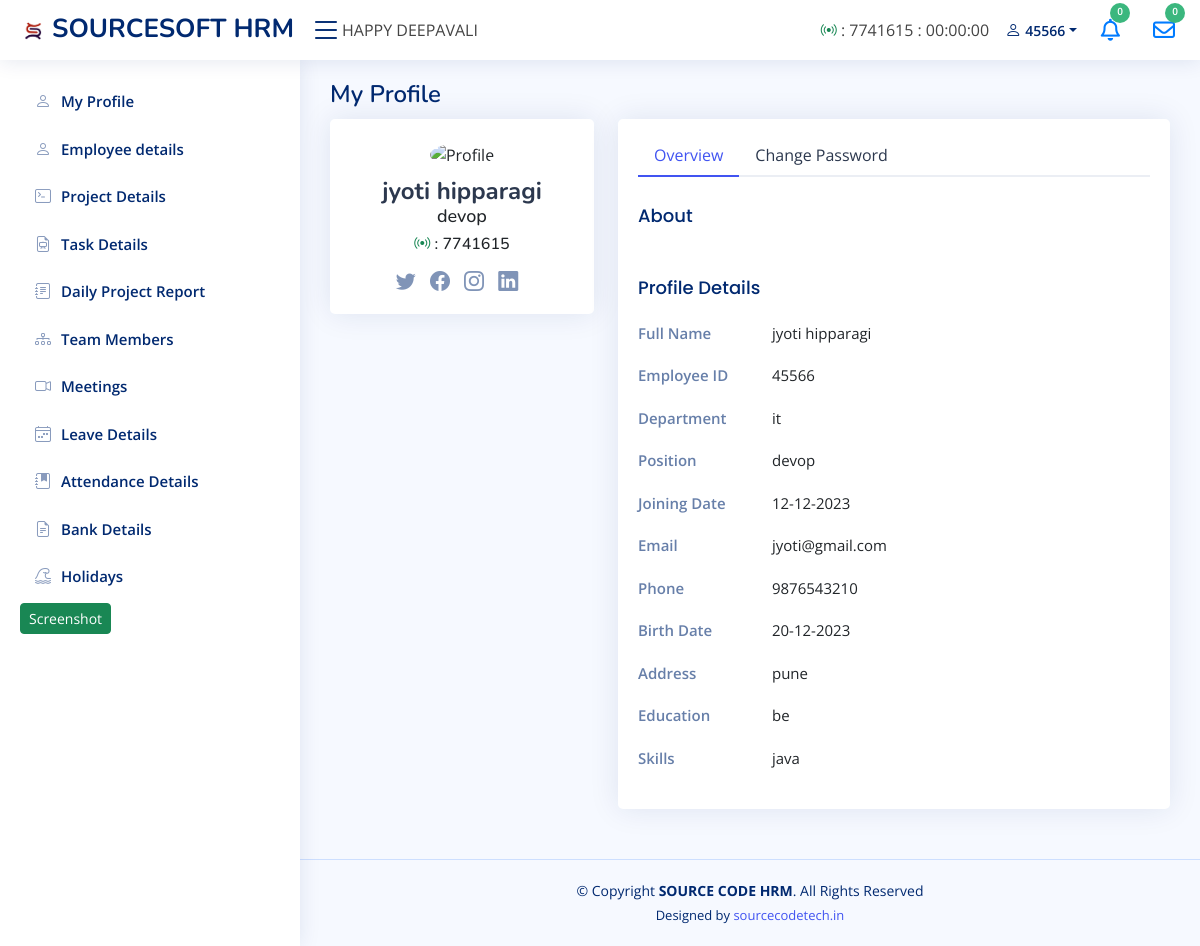
The app's page /sourcesoft/employee_dashboard/emp_profile (signed in) with its own data.
### tables this page shows
CREATE TABLE `notice` (
  `id` int(11) NOT NULL,
  `notice` varchar(500) NOT NULL
);

CREATE TABLE `emp_details` (
  `id` int(90) NOT NULL,
  `fname` varchar(100) NOT NULL,
  `empid` varchar(50) NOT NULL,
  `email` varchar(50) NOT NULL,
  `phno` varchar(12) NOT NULL,
  `username` varchar(50) NOT NULL,
  `pass` varchar(50) NOT NULL,
  `department` varchar(50) NOT NULL,
  `position` varchar(50) NOT NULL,
  `proname` varchar(200) NOT NULL,
  `sdate` varchar(40) NOT NULL,
  `edate` varchar(40) NOT NULL,
  `man` varchar(50) NOT NULL,
  `jdate` varchar(10) NOT NULL,
  `bdate` varchar(10) NOT NULL,
  `add` varchar(200) NOT NULL,
  `edu` varchar(40) NOT NULL,
  `about` text NOT NULL,
  `skills` varchar(50) NOT NULL,
  `status` varchar(255) NOT NULL,
  `last_act` datetime NOT NULL,
  `twitter` varchar(100) NOT NULL,
  `facebook` varchar(100) NOT NULL,
  `instagram` varchar(100) NOT NULL,
  `linkedin` varchar(100) NOT NULL,
  `profile_pic` varchar(300) NOT NULL,
  `adhar_card` varchar(300) NOT NULL,
  `pan_card` varchar(300) NOT NULL
);

### sourcesoft/employee_dashboard/emp_profile.php (the view, shortened to what this page needs)
<?php
include 'connection.php';
?>
<!DOCTYPE html>
<html lang="en">
<head>
    <link href="assets/vendor/bootstrap/css/bootstrap.min.css" rel="stylesheet">
    <link href="assets/vendor/bootstrap-icons/bootstrap-icons.css" rel="stylesheet">
    <link href="assets/vendor/boxicons/css/boxicons.min.css" rel="stylesheet">
    <link href="assets/vendor/quill/quill.snow.css" rel="stylesheet">
    <link href="assets/vendor/quill/quill.bubble.css" rel="stylesheet">
    <link href="assets/vendor/remixicon/remixicon.css" rel="stylesheet">
    <link href="assets/vendor/simple-datatables/style.css" rel="stylesheet">
    <link rel=”stylesheet” href=”https://cdn.jsdelivr.net/npm/bootstrap@4.6.1/dist/css/bootstrap.min.css”>
    <link href="assets/css/style.css" rel="stylesheet">
    <link rel="stylesheet" href="https://cdn.jsdelivr.net/npm/sweetalert2@11.0.18/dist/sweetalert2.min.css">
    <link rel="stylesheet" href="https://cdnjs.cloudflare.com/ajax/libs/font-awesome/6.4.2/css/all.min.css"
 />
</head>
<body>
    <?php include "include/header.php"; ?>
    <?php include "include/sidebar.php"; ?>
    <main id="main" class="main">
        <div class="pagetitle">
            <h1>My Profile</h1>
        </div>
        <section class="section profile">
            <div class="row">
                <div class="col-xl-4">
                    <?php
          $emp_fname = $show_data['fname'];
          $emp_position = $show_data['position'];
          ?>
                    <div class="card">
                        <div class="card-body profile-card pt-4 d-flex flex-column align-items-center">
                         <img src="./../admin_dashboard/assets/profile/<?php echo $show_data['profile_pic']; ?>" alt="Profile" class="rounded-circle">
                            <h2><?php echo "$emp_fname"; ?></h2>
                            <h3><?php echo "$emp_position"; ?></h3>
                            <?php $id = $_SESSION['session_id']; ?>
                            <h6><b><i class="bi bi-broadcast text-success"></i></b> : <?php echo "$id" ?></h6>
                            <div class="social-links mt-2">
                                <a href="<?php echo $show_data['twitter']; ?>" class="twitter"><i
                                        class="bi bi-twitter"></i></a>
                                <a href="<?php echo $show_data['facebook']; ?>" class="facebook"><i
                                        class="bi bi-facebook"></i></a>
                                <a href="<?php echo $show_data['instagram']; ?>" class="instagram"><i
                                        class="bi bi-instagram"></i></a>
                                <a href="<?php echo $show_data['linkedin']; ?>" class="linkedin"><i
                                        class="bi bi-linkedin"></i></a>
                            </div>
                        </div>
                    </div>
                </div>
                <div class="col-xl-8">
                    <div class="card">
                        <div class="card-body pt-3">
                            <ul class="nav nav-tabs nav-tabs-bordered">
                                <li class="nav-item">
                                    <button class="nav-link active" data-bs-toggle="tab"
                                        data-bs-target="#profile-overview">Overview</button>
                                </li>
                                <li class="nav-item">
                                    <button class="nav-link" data-bs-toggle="tab"
                                        data-bs-target="#profile-change-password">Change Password</button>
                                </li>
                            </ul>
                            <div class="tab-content pt-2">
                                <div class="tab-pane fade show active profile-overview" id="profile-overview">
                                    <h5 class="card-title">About</h5>
                                    <h5 class="card-title">Profile Details</h5>
                                    <div class="row">
                                        <div class="col-lg-3 col-md-4 label ">Full Name</div>
                                        <div class="col-lg-9 col-md-8"><?php echo $show_data['fname']; ?></div>
                                    </div>
                                    <div class="row">
                                        <div class="col-lg-3 col-md-4 label">Employee ID</div>
                                        <div class="col-lg-9 col-md-8"><?php echo $show_data['empid']; ?></div>
                                    </div>
                                    <div class="row">
                                        <div class="col-lg-3 col-md-4 label">Department</div>
                                        <div class="col-lg-9 col-md-8"><?php echo $show_data['department']; ?></div>
                                    </div>
                                    <div class="row">
                                        <div class="col-lg-3 col-md-4 label">Position</div>
                                        <div class="col-lg-9 col-md-8"><?php echo $show_data['position']; ?></div>
                                    </div>
                                    <div class="row">
                                        <div class="col-lg-3 col-md-4 label">Joining Date</div>
                                        <div class="col-lg-9 col-md-8">
                                            <?php echo date('d-m-Y', strtotime($show_data['jdate'])); ?></div>
                                    </div>
                                    <div class="row">
                                        <div class="col-lg-3 col-md-4 label">Email</div>
                                        <div class="col-lg-9 col-md-8"><?php echo $show_data['email']; ?></div>
                                    </div>
                                    <div class="row">
                                        <div class="col-lg-3 col-md-4 label">Phone</div>
                                        <div class="col-lg-9 col-md-8"><?php echo $show_data['phno']; ?></div>
                                    </div>
                                    <div class="row">
                                        <div class="col-lg-3 col-md-4 label">Birth Date</div>
                                        <div class="col-lg-9 col-md-8">
                                            <?php echo date('d-m-Y', strtotime($show_data['bdate'])); ?></div>
                                    </div>
                                    <div class="row">
                                        <div class="col-lg-3 col-md-4 label">Address</div>
                                        <div class="col-lg-9 col-md-8"><?php echo $show_data['add']; ?></div>
                                    </div>
                                    <div class="row">
                                        <div class="col-lg-3 col-md-4 label">Education</div>
                                        <div class="col-lg-9 col-md-8"><?php echo $show_data['edu']; ?></div>
                                    </div>
                                    <div class="row">
                                        <div class="col-lg-3 col-md-4 label">Skills</div>
                                        <div class="col-lg-9 col-md-8"><?php echo $show_data['skills']; ?></div>
                                    </div>
                                </div>
                            </div>
                        </div>
                    </div>
                </div>
            </div>
        </section>
    </main>
    <?php include "include/footer.php"; ?>
</body>

### sourcesoft/employee_dashboard/include/header.php (shortened to what this page needs)
<!DOCTYPE html>
<html lang="en">
<head>
    <link rel="stylesheet" href="https://cdnjs.cloudflare.com/ajax/libs/font-awesome/6.4.2/css/all.min.css"
 />
</head>
<?php
include('connection.php');
if (isset($_SESSION['start_time'])) {
    $currentTime = time();
    $startTime = $_SESSION['start_time'];
}
?>
<header id="header" class="header fixed-top d-flex align-items-center">
    <div class="d-flex align-items-center justify-content-between">
        <a href="emp_profile" class="logo d-flex align-items-center">
            <span class="d-none d-lg-block"><img src="assets\img\sourcesoft_logo.png" alt="SOURCESOFT">SOURCESOFT
                HRM</span>
        </a>
        <i class="bi bi-list toggle-sidebar-btn"></i>
    </div>
    <div>
        <marquee direction="left" behavior="scroll">
            <?php
   $query_result = mysqli_query($conn, "SELECT * FROM `notice`");
     while ($result = mysqli_fetch_array($query_result)) {
    ?>
            <?php echo $result['notice']; ?>&nbsp;&nbsp;&nbsp;&nbsp;&nbsp;&nbsp;
            <?php
    }
    ?>
        </marquee>
    </div>
    <nav class="header-nav ms-auto">
        <ul class="d-flex align-items-center">
            <?php $sessionDuration = $currentTime - $startTime;
            $formattedDuration = gmdate("H:i:s", $sessionDuration);
            ?>
            <?php $id = $_SESSION['session_id']; ?>
            <li>
                <div class="pt-3 pe-3">
                    <p>
                        <i class="bi bi-broadcast text-success"></i> : <?php echo "$id" ?> :
                        <?php echo "$formattedDuration" ?>
                    </p>
                </div>
            </li>
            <?php $user =  $_SESSION['auth_user'];
            $user_data = "SELECT * FROM emp_details WHERE username = '$user'";
            $result = mysqli_query($conn, $user_data);
            $show_data = mysqli_fetch_assoc($result);
            $empid = $show_data['empid'];
            ?>
            <li class="nav-item dropdown pe-3">
                <a class="nav-link nav-profile d-flex align-items-center pe-0" href="#" data-bs-toggle="dropdown">
                    <i class="bi bi-person"></i>
                    <span class="d-none d-md-block dropdown-toggle ps-1"><?php echo "$empid"; ?></span>
                </a>
            </li>
            <li class="nav-item">
    <a class="nav-link nav-icon" href="#" data-bs-toggle="dropdown">
        <div class="nav-item dropdown ms-2">
            <?php
            $id = $_SESSION['auth_user'];
            $orderSql = "SELECT * FROM assign_task WHERE status = 'To-Do' && emp_id = '$id' ";
            $orderQuery = mysqli_query($conn, $orderSql);
            $countOrder = mysqli_num_rows($orderQuery);
            ?>
            <span class="badge rounded-pill" style="height: 20px; width: 20px; font-size: 10px;">
                <?php echo $countOrder; ?></span>
            <?php if ($countOrder > 0) { ?>
                <a href='emp_task'> <i class="fa-solid fa-bell fa-shake fa-lg" style="color:#007bff;"></i></a>
            <?php } else { ?>
                <i class="fa-regular fa-bell" style="color:#007bff;"></i>
            <?php } ?>
        </div>
    </a>
</li>
<li class="nav-item">
    <a class="nav-link nav-icon" href="#" data-bs-toggle="dropdown">
        <div class="nav-item dropdown ms-2">
            <?php
            $orderSql = "SELECT * FROM project WHERE status = 'Not Started'";
            $orderQuery = mysqli_query($conn, $orderSql);
            $countOrder = mysqli_num_rows($orderQuery);
            ?>
            <span class="badge rounded-pill" style="height: 20px; width: 20px; font-size: 10px;">
                <?php echo $countOrder; ?></span>
            <?php if ($countOrder > 0) { ?>
                <a href='emp_project'> <i class="fa-solid fa-envelope fa-shake fa-lg" style="color: #007bff;"></i></a>
            <?php } else { ?>
                <i class="fa-regular fa-envelope" style="color: #007bff;"></i>
            <?php } ?>
        </div>
    </a>
</li>
        </ul>
    </nav>
</header>
</html>

### sourcesoft/employee_dashboard/assets/css/style.css (style rules this page uses)
:root { scroll-behavior: smooth; }
body { font-family: "Open Sans", sans-serif; background: #f6f9ff; color: #444444; }
a { color: #4154f1; text-decoration: none; }
h1, h2, h3, h4, h5, h6 { font-family: "Nunito", sans-serif; }
#main { margin-top: 60px; padding: 20px 30px; transition: all 0.3s; }
.pagetitle { margin-bottom: 10px; }
.pagetitle h1 { font-size: 24px; margin-bottom: 0; font-weight: 600; color: #012970; }
.card { margin-bottom: 30px; border: none; border-radius: 5px; box-shadow: 0px 0 30px rgba(1, 41, 112, 0.1); }
.card-title { padding: 20px 0 15px 0; font-size: 18px; font-weight: 500; color: #012970; font-family: "Poppins", sans-serif; }
.card-body { padding: 0 20px 20px 20px; }
.nav-tabs-bordered { border-bottom: 2px solid #ebeef4; }
.nav-tabs-bordered .nav-link { margin-bottom: -2px; border: none; color: #2c384e; }
.nav-tabs-bordered .nav-link.active { background-color: #fff; color: #4154f1; border-bottom: 2px solid #4154f1; }
.logo { line-height: 1; }
@media (min-width: 1200px) { .logo { width: 280px; } }
.logo img { max-height: 26px; margin-right: 6px; }
.logo span { font-size: 26px; font-weight: 700; color: #012970; font-family: "Nunito", sans-serif; }
.header { transition: all 0.5s; z-index: 997; height: 60px; box-shadow: 0px 2px 20px rgba(1, 41, 112, 0.1); background-color: #fff; padding-left: 20px; }
.header .toggle-sidebar-btn { font-size: 32px; padding-left: 10px; cursor: pointer; color: #012970; }
.header-nav ul { list-style: none; }
.header-nav>ul { margin: 0; padding: 0; }
.header-nav .nav-icon { font-size: 22px; color: #012970; margin-right: 25px; position: relative; }
.header-nav .nav-profile { color: #012970; }
.header-nav .nav-profile span { font-size: 14px; font-weight: 600; }
@media (min-width: 1200px) { #main, #footer { margin-left: 300px; } }
.profile .profile-card img { max-width: 120px; }
.profile .profile-card h2 { font-size: 24px; font-weight: 700; color: #2c384e; margin: 10px 0 0 0; }
.profile .profile-card h3 { font-size: 18px; }
.profile .profile-card .social-links a { font-size: 20px; display: inline-block; color: rgba(1, 41, 112, 0.5); line-height: 0; margin-right: 10px; transition: 0.3s; }
.profile .profile-overview .row { margin-bottom: 20px; font-size: 15px; }
.profile .profile-overview .card-title { color: #012970; }
.profile .profile-overview .label { font-weight: 600; color: rgba(1, 41, 112, 0.6); }

### sourcesoft/employee_dashboard/include/header.php (style rules this page uses)
.rounded-pill { padding-right: .6em; padding-left: .6em; }
.badge { position: absolute; right: -10px; top: -16px; color: #ffffff; height: 8px; width: 8px; font-weight: 600; font-size: 8px; text-align: center; line-height: 17px; display: block; padding: 0; background-color: #3BB77E; }

### records on screen
notice: notice "HAPPY DEEPAVALI"
emp_details: empid "45566", fname "jyoti hipparagi", position "devop", department "it", jdate "12-12-2023", email "jyoti@gmail.com", phno "9876543210", bdate "20-12-2023", add "pune", edu "be", skills "java"

### other values on screen
$id "7741615"
$formattedDuration "00:00:00"
$countOrder "0"
